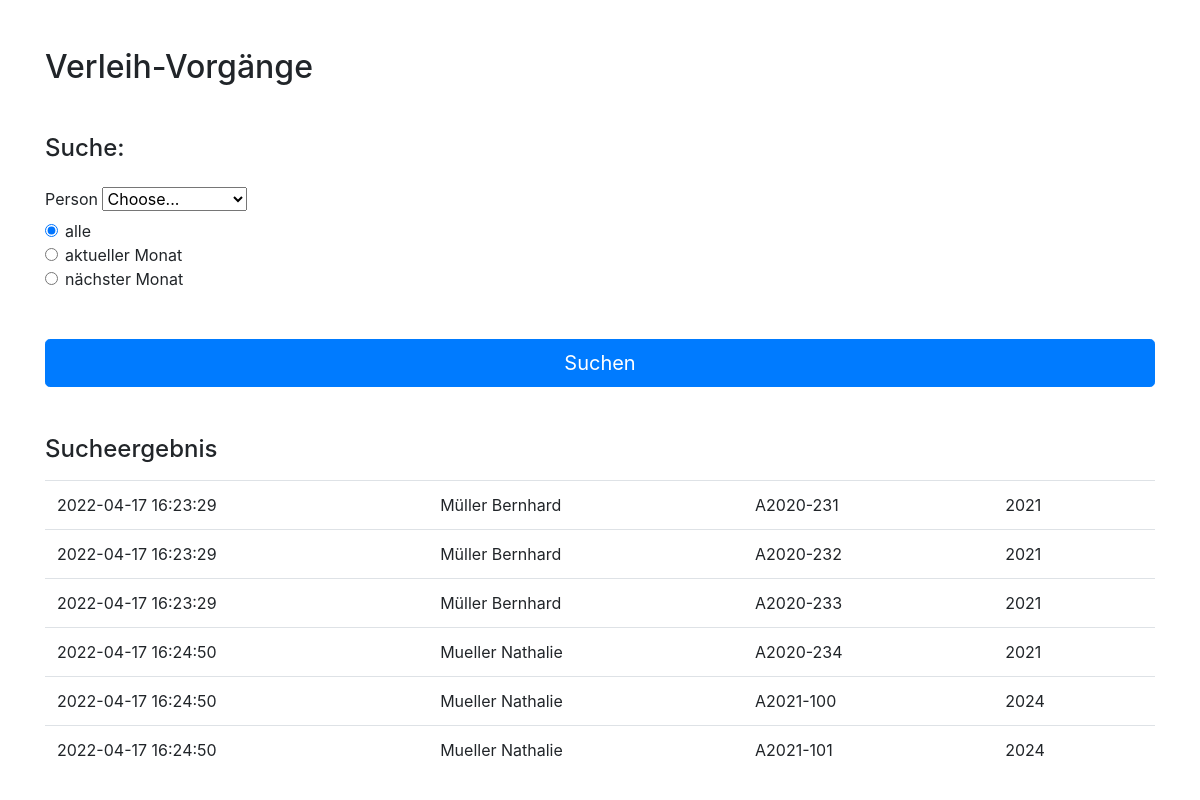
/verleih_suche.php, run on an earlier commit of the app's database.
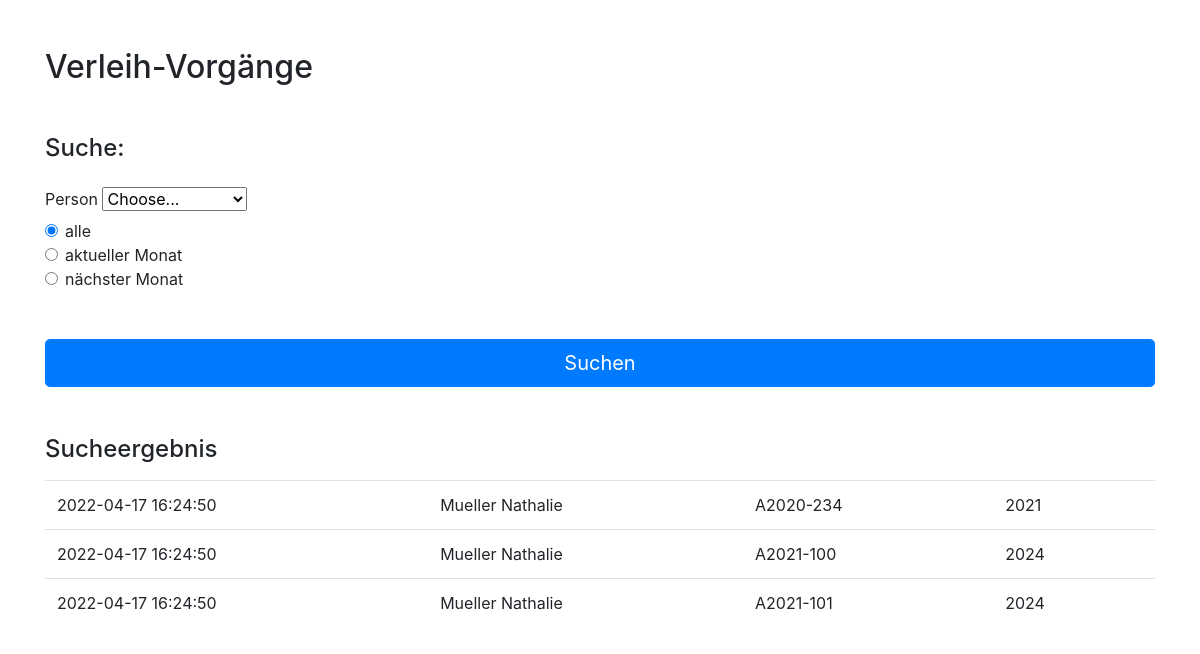
And on a later commit of the database.
### tables this page shows
CREATE TABLE `verleih` (
  `Verleih_Id` int(11) NOT NULL,
  `Person_Id` int(11) NOT NULL,
  `VerleihAmUm` timestamp NOT NULL DEFAULT current_timestamp() ON UPDATE current_timestamp()
);

CREATE TABLE `scooter` (
  `Scooter_Id` int(11) NOT NULL,
  `Scooter_Seriennummer` varchar(20) NOT NULL,
  `Scooter_Baujahr` year(4) NOT NULL,
  `Scooter_Farbe` varchar(20) NOT NULL
);

### verleih_suche.php (the view, shortened to what this page needs)
<?php
    require_once 'connection.php';
    $search_parameter = "";
?>
<!doctype html>
<html lang="de">
<head>
    <link rel="stylesheet" href="https://maxcdn.bootstrapcdn.com/bootstrap/4.0.0/css/bootstrap.min.css">
</head>
<body>
<div class="container">
    <h2 class="mt-5">Verleih-Vorgänge</h2>
    <form class="form-signin" action="<?php echo htmlspecialchars($_SERVER["PHP_SELF"]);?>" method="post">
        <h4 class="form-signin-heading mt-5">Suche:</h4>
        <label for="person_id" class="form-label mt-3">Person</label>
        <select class="form-select" id="person_id" name="person_id" required>
            <option value="">Choose...</option>
        </select>
        <div class="form-check">
                <input id="all" name="search_parameter" value="all" type="radio" class="form-check-input" checked required>
                <label class="form-check-label" for="all">alle</label>
        </div>
        <div class="form-check">
            <input id="current_month" name="search_parameter" value="current_month" type="radio" class="form-check-input" required>
            <label class="form-check-label" for="current_month">aktueller Monat</label>
        </div>
        <div class="form-check">
            <input id="next_month" name="search_parameter" value="next_month" type="radio" class="form-check-input" required>
            <label class="form-check-label" for="next_month">nächster Monat</label>
        </div>
      <input name="submitBtn" class="btn btn-lg btn-primary btn-block mt-5" type="submit" id="submitBtn" value="Suchen"></button>
    </form>
    <h4 class="form-signin-heading mt-5">Sucheergebnis</h4>
    <table class="table mt-3">
        <?php
        try {
            switch ($search_parameter) {
                default:
                    $sql = "SELECT `VerleihAmUm`, concat(Person_Nachname, ' ',Person_Vorname) AS Name, `Scooter_Seriennummer`, `Scooter_Farbe`, `Scooter_Baujahr`
                            FROM `verleih` AS `v`
                                INNER JOIN `verleihposition` AS `vp` ON `vp`.`Verleih_id` = `v`.`Verleih_Id`
                                INNER JOIN `scooter` AS `s` ON `vp`.`Scooter_id` = `s`.`Scooter_Id`
                                inner join person as p on v.Person_Id = p.Person_Id
                            ORDER BY VerleihAmUm";
                    $stmt = $conn->prepare($sql);
                    break;
            }
            $stmt->execute();
            $result = $stmt->fetchAll(PDO::FETCH_ASSOC);
            foreach($result as $row => $akt_verleihposition) {
                echo "<tr>";
                    echo "<td>".$akt_verleihposition['VerleihAmUm']."<td>";
                    echo "<td>".$akt_verleihposition['Name']."<td>";
                    echo "<td>".$akt_verleihposition['Scooter_Seriennummer']."<td>";
                    echo "<td>".$akt_verleihposition['Scooter_Baujahr']."<td>";
                echo "</tr>";
            }
        } catch(PDOException $e) {
            echo "Error: " . $e->getMessage();
        }
        ?>
    </table>
</div>
</body>
</html>

What changed in the data, as far as the page shows it:
removed verleih: VerleihAmUm "2022-04-17 16:23:29", Name "Müller Bernhard", scooter.Scooter_Seriennummer "A2020-231", scooter.Scooter_Baujahr "2021", scooter.Scooter_Seriennummer "A2020-232", scooter.Scooter_Seriennummer "A2020-233"
